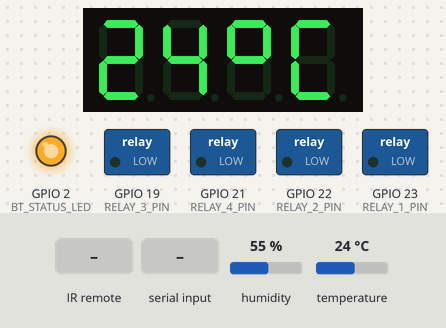
Bench run of a sketch on a simulated ESP32. On the bench: 4-digit seven-segment display, switched loads named in the sketch (green lamp = pin HIGH), output pins drawn as LEDs (lit = HIGH). Inputs (shaded band) come from the test bench; at power-on: humidity 55 %, temperature 24 °C. Nothing arrives over Bluetooth unless stated.

Above: at 2.2 s.
2.3 s: infrared code 0x51 received
At 3.4 s:
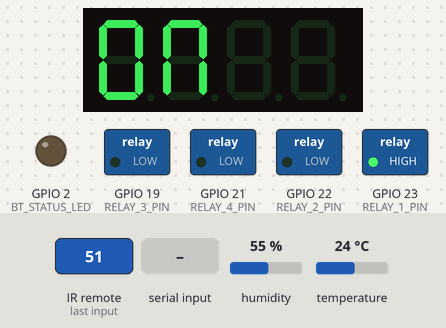
6.7 s: "2" received over the second serial link
At 8.8 s:
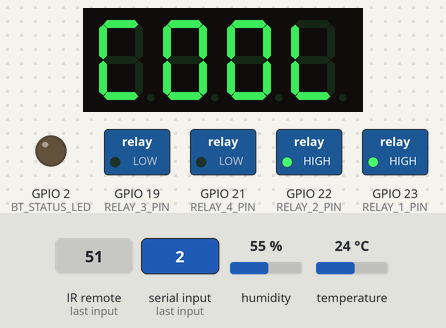
10.7 s: infrared code 0xF received
At 12.8 s:
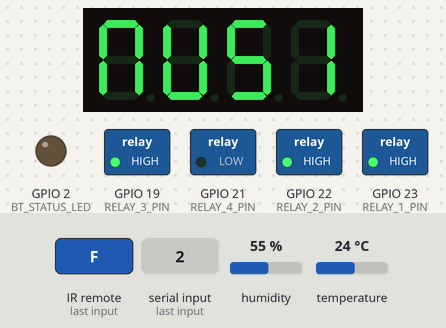
14.8 s: "1" received over the second serial link
At 15.9 s:
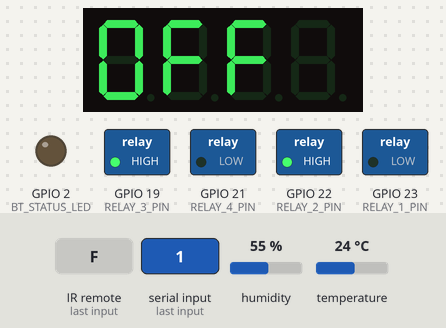
18.9 s: "4" received over the second serial link
At 20.7 s:
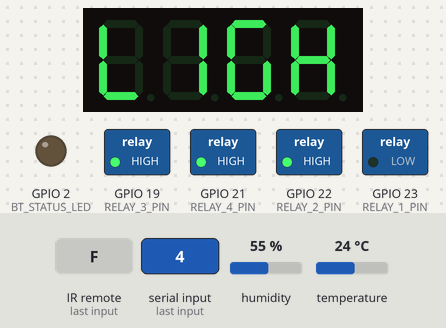
23.0 s: "8" received over the second serial link
At 23.7 s:
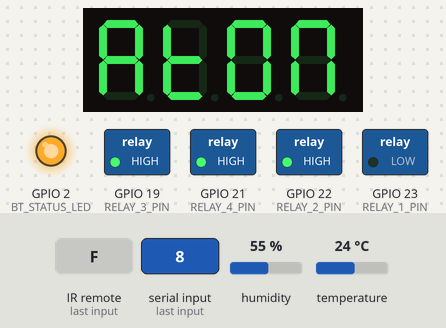
Timing chart, 0 to 27.0 s (numbered marks = the images above; inputs shaded):
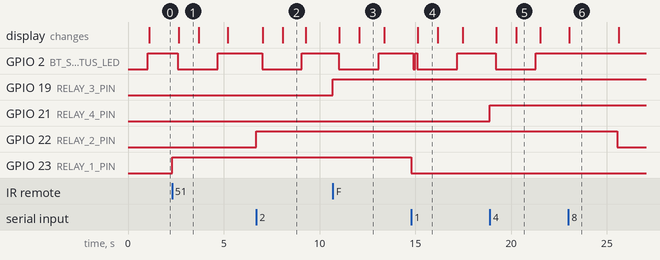

The sketch:

Home_Automation_Latest_Code.ino
```cpp
#include <DHT.h>
#include <TM1637Display.h>
#include <IRremote.hpp>
#include <BluetoothSerial.h>
#include "freertos/FreeRTOS.h"
#include "freertos/task.h"

#define BT_STATUS_LED    2   // LED indicator for Bluetooth connection
#define DHT_PIN          4  // DHT11 sensor connected to GPIO 27
#define DHT_TYPE         DHT11
#define TM1637_CLK       18  // TM1637 clock pin
#define TM1637_DIO       5  // TM1637 data pin
#define IR_RECEIVE_PIN   15  // IR receiver pin
#define RELAY_1_PIN     23   // Relay 1
#define RELAY_2_PIN     22   // Relay 2
#define RELAY_3_PIN     19  // Relay 3
#define RELAY_4_PIN     21  // Relay 4

// Segment encoding for "O", "N", and "F"
const uint8_t SEG_O = 0x3F;  // O
const uint8_t SEG_N = 0x37;  // N (Approximated)
const uint8_t SEG_f = 0x71;  // F

DHT dht(DHT_PIN, DHT_TYPE);
TM1637Display display(TM1637_CLK, TM1637_DIO);
BluetoothSerial SerialBT;

// Define custom symbols
uint8_t degreeSymbol = 0x63;  // "°"
uint8_t celsiusSymbol = 0x39; // "C"
uint8_t percentSymbol1 = 0x76; // "%"
uint8_t percentSymbol2 = 0x1C; // "%"

bool sensorActive = true; // Flag to control sensor activity
bool coolerStatus = false;
bool hasRun = false;

void readDHTAndDisplayTask(void *parameter) {
    while (1) {
        if(sensorActive){
            // Read temperature and humidity
            float temperature = dht.readTemperature();
            float humidity = dht.readHumidity();

          if (!isnan(temperature) && !isnan(humidity)) {
            int tempToDisplay = (int)temperature;
            int humidityToDisplay = (int)humidity;
            display.clear();
            display.showNumberDec(tempToDisplay, false, 2, 0); // Show "25"
            display.setSegments(&degreeSymbol, 1, 2); // "°" at position 2
            display.setSegments(&celsiusSymbol, 1, 3); // "C" at position 3
            delay(2000);
                if(sensorActive){
                       display.clear();
                       display.showNumberDec(humidity, false, 2, 0); // Show "75"
                       display.setSegments(&percentSymbol1, 1, 2); // "H" at position 2
                       display.setSegments(&percentSymbol2, 1, 3); // "U" at position 3
                       }
                       delay(2000);
            // ✅ Print on Bluetooth Serial Monitor (Each on a new line)
            SerialBT.print("Temperature: ");
            SerialBT.print(temperature);
            SerialBT.print(" °C\n");   // ✅ Newline for Bluetooth Serial
            SerialBT.print("Humidity: ");
            SerialBT.print(humidity);
            SerialBT.println(" %\n");  // ✅ Ensure newline after humidity
            }

            // Check if temperature is less than 25°C then turn off Relay 1
            if(coolerStatus){
            // //to blink led when auto mode is on
            //      SerialBT.print("auto on print ");
            //      digitalWrite(BT_STATUS_LED, HIGH);
            //      delay(100);
            //      digitalWrite(BT_STATUS_LED, LOW);
            //      delay(100);
               if(temperature > 29){
                digitalWrite(RELAY_2_PIN, HIGH);
                }
                else if(temperature <= 25){
                digitalWrite(RELAY_2_PIN, LOW);
                }
            }
        }

        vTaskDelay(1 / portTICK_PERIOD_MS);  // Delay before reading again
    }
}

void setup() {
  //------------------------------------------------------------------------//
    Serial.begin(115200);
    display.setBrightness(1);
    display.clear();
    // Set TM1637 display brightness
    uint8_t HELO[] = { 0x76, 0x79, 0x38, 0x3F };  // "H", "E", "L", "O"
    display.setSegments(HELO);
    delay(1000);
    SerialBT.begin("Krishabh_Home_Automation"); // Bluetooth name
    dht.begin(); // Initialize DHT sensor

    IrReceiver.begin(IR_RECEIVE_PIN, ENABLE_LED_FEEDBACK);

    pinMode(BT_STATUS_LED, OUTPUT);
    pinMode(RELAY_1_PIN, OUTPUT);
    pinMode(RELAY_2_PIN, OUTPUT);
    pinMode(RELAY_3_PIN, OUTPUT);
    pinMode(RELAY_4_PIN, OUTPUT);

    digitalWrite(RELAY_1_PIN, LOW);
    digitalWrite(RELAY_2_PIN, LOW);
    digitalWrite(RELAY_3_PIN, LOW);
    digitalWrite(RELAY_4_PIN, LOW);

    // Create FreeRTOS tasks on specific cores
    xTaskCreatePinnedToCore(readDHTAndDisplayTask, "DHT_Display_Task", 2048, NULL, 1, NULL, 1);  // Core 1

}

void loop() {
    //--------------------------------------------------------------------//
    //Turn on led when bluetooth is connected
    digitalWrite(BT_STATUS_LED, SerialBT.hasClient() ? HIGH : LOW);
     // IR Remote Control
        if (IrReceiver.decode()) {
            //Serial.println(IrReceiver.decodedIRData.command, HEX);
            handleIR(IrReceiver.decodedIRData.command);
            IrReceiver.resume();
        }

        // Bluetooth Control
        if (SerialBT.available()) {
            char command = SerialBT.read();
            handleBluetooth(command);
            // To turn ON IR on command 7
            irON(command);
            //to automate cooler
            autoCool(command);
        }

        //delay(200);  // Small delay for responsiveness
}

void handleIR(uint8_t command) {
    switch (command) {

        case 0x51: // IR button for Relay 1
        showDevice1();
        break;

        case 0x16: // IR button for Relay 2
        showDevice2();
        break;

        case 0xF: // IR button for Relay 3
        showDevice3();
        break;

        // case 0xC: // IR button for Relay 4
        // showDevice4();
        // break;

        // case 0x12: resetESP32();
        // break;   // IR button for Reset Action
    }
}

void handleBluetooth(char command) {
    switch (command) {

        case '1':
        showDevice1();
        break;

        case '2':
        showDevice2();
        break;

        case '3':
        showDevice3();
        break;

        case '4':
        showDevice4();
        break;

        case '5':
        resetESP32();
        break;

        case '6':
        sensorActive = !sensorActive;
        IrReceiver.stop();  // Disable IR receiver
        display.clear();
        // Show "IR OFF" on TM1637
        uint8_t IROFF[] = { 0x06, 0x50, 0x3F, 0x71 };  // "I", "R", "O", "FF"
        display.setSegments(IROFF);
        SerialBT.println("IR Receiver OFF");
        delay(1000);
        sensorActive = true;
        break;

    }
}

void toggleRelay(int relayPin) {
    digitalWrite(relayPin, !digitalRead(relayPin));
    if(digitalRead(relayPin)){
       digitalWrite(BT_STATUS_LED, HIGH);
       delay(300);
       digitalWrite(BT_STATUS_LED, LOW);
       sensorActive = !sensorActive;
       display.clear();
       // Show "ON" on TM1637
       uint8_t onDisplay[] = { SEG_O, SEG_N, 0x00, 0x00 };
       display.setSegments(onDisplay);
       SerialBT.println("ON");
       delay(1000);
    }
    else{
       digitalWrite(BT_STATUS_LED, HIGH);
       delay(100);
       digitalWrite(BT_STATUS_LED, LOW);
       delay(100);
       digitalWrite(BT_STATUS_LED, HIGH);
       delay(100);
       digitalWrite(BT_STATUS_LED, LOW);
       sensorActive = !sensorActive;
       display.clear();
        // Show "OFF" on TM1637
       uint8_t onDisplay[] = { SEG_O, SEG_f, SEG_f, 0x00 };
       display.setSegments(onDisplay);
       SerialBT.println("OFF");
       delay(1000);
    }
}

void resetESP32() {
    //To show bluetooth serial monitor
    SerialBT.println("Resetting ESP32...");
    display.clear();
    // Custom segment data for "RESt"
    uint8_t RESET[] = { 0x50, 0x79, 0x6D, 0x78 };  // "R", "E", "S", "T"
    display.setSegments(RESET);
    // Display a message to indicate reset
    delay(1000);
    // Reset the ESP32
    ESP.restart();  // This will restart the ESP32
}

void showDevice1(){
        toggleRelay(RELAY_1_PIN);
        display.clear();
        // Custom segment data for "TV" (with blank spaces at the end)
        uint8_t TV[] = { 0x78, 0x3E, 0x00, 0x00 };  // "T", "V", blank, blank
        display.setSegments(TV);
        SerialBT.println("TV");
        delay(1000);
        sensorActive = true;
}

void showDevice2(){
        toggleRelay(RELAY_2_PIN);
        display.clear();
        // Custom segment data for "COOL"
        uint8_t COOL[] = { 0x39, 0x3F, 0x3F, 0x38 };  // "C", "O", "O", "L"
        display.setSegments(COOL);
        SerialBT.println("Cooler");
        delay(1000);
        sensorActive = true;
}

void showDevice3(){
        toggleRelay(RELAY_3_PIN);
        display.clear();
        uint8_t MUSI[] = { 0x37, 0x3E, 0x6D, 0x06 };  // "M", "U", "S", "I"
        display.setSegments(MUSI);
        SerialBT.println("Music System");
        delay(1000);
        sensorActive = true;
}

void showDevice4(){
        toggleRelay(RELAY_4_PIN);
        display.clear();
        uint8_t LIGH[] = { 0x38, 0x06, 0x3D, 0x76 };  // "L", "I", "G", "H"
        display.setSegments(LIGH);
        SerialBT.println("Light");
        delay(1000);
        sensorActive = true;
}

void irON(char command){
  if(command == '7'){
              sensorActive = !sensorActive;
              IrReceiver.start();  // Turn ON IR Receiver
              digitalWrite(BT_STATUS_LED, HIGH);
              delay(500);
              digitalWrite(BT_STATUS_LED, LOW);
              display.clear();
              //Show "IR ON" on TM1637
              uint8_t IRON[] = { 0x06, 0x50, 0x3F, 0x54 };  // "I", "R", "O", "N"
              display.setSegments(IRON);
              SerialBT.println("IR Receiver ON");
              delay(1000);
              sensorActive = true;
            }
}

void autoCool(char command){
    if(command == '8'){
    coolerStatus = !coolerStatus;

            if(coolerStatus){
                sensorActive = !sensorActive;
                display.clear();
                // Segment bytes for "A", "T", "O", "N"
                uint8_t ATON[] = {
                0x77, // A
                0x78, // T
                0x3F, // O
                0x37  // N (approximated)
                };
                display.setSegments(ATON);
                SerialBT.println("Cooler Automation ON");
                delay(1000);
                sensorActive = true;
                }else{
                    sensorActive = !sensorActive;
                    display.clear();
                    // Segment byte codes for "A", "T", "O", "F"
                    uint8_t ATOF[] = {
                    0x77, // A
                    0x78, // T
                    0x3F, // O
                    0x71  // F
                    };
                    display.setSegments(ATOF);
                    SerialBT.println("Cooler Automation OFF");
                    delay(1000);
                    sensorActive = true;
                }
    }
}
```

Measured:
- after the input at 2.3 s, GPIO 2 (BT_STATUS_LED): HIGH → LOW after 0.30 s, → HIGH 2.1 s later; GPIO 23 (RELAY_1_PIN): LOW → HIGH at once; the display: changes after 0.34 s (image 1)
- after the input at 6.7 s, GPIO 2 (BT_STATUS_LED): HIGH → LOW after 0.30 s, → HIGH 2.1 s later; GPIO 22 (RELAY_2_PIN): LOW → HIGH at once; the display: first changes after 0.34 s (image 2 shows a later state)
- after the input at 10.7 s, GPIO 2 (BT_STATUS_LED): HIGH → LOW after 0.30 s, → HIGH 2.1 s later; GPIO 19 (RELAY_3_PIN): LOW → HIGH at once; the display: first changes after 0.34 s (image 3 shows a later state)
- after the input at 14.8 s, GPIO 2 (BT_STATUS_LED): HIGH → LOW after 0.10 s, → HIGH 0.10 s later, → LOW 0.10 s later, → HIGH 2.1 s later; GPIO 23 (RELAY_1_PIN): HIGH → LOW at once; the display: changes after 0.34 s (image 4)
- after the input at 18.9 s, GPIO 2 (BT_STATUS_LED): HIGH → LOW after 0.30 s, → HIGH 2.1 s later; GPIO 21 (RELAY_4_PIN): LOW → HIGH at once; the display: first changes after 0.34 s (image 5 shows a later state)
- after the input at 23.0 s, GPIO 22 (RELAY_2_PIN): HIGH → LOW after 2.5 s; the display: changes at once (image 6)
- what the display in image 1 shows lasts 1.1 s, from 2.6 s to 3.7 s
